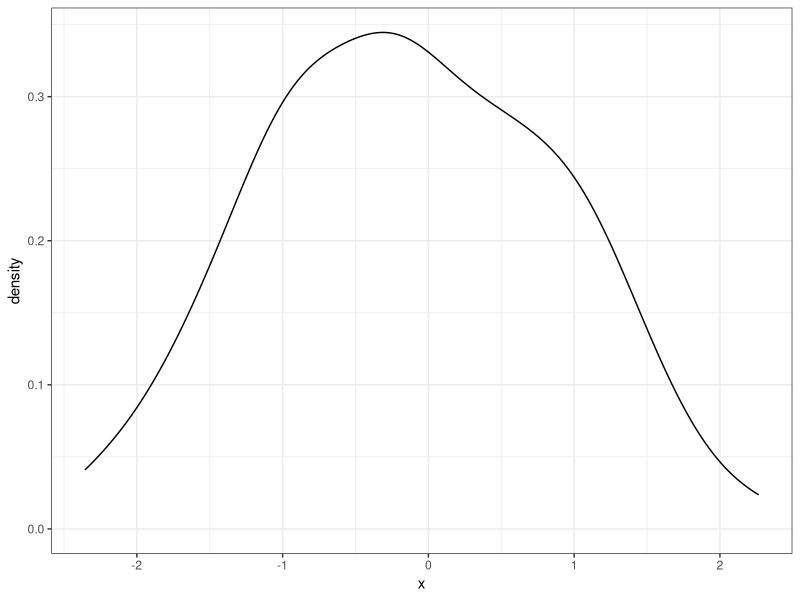
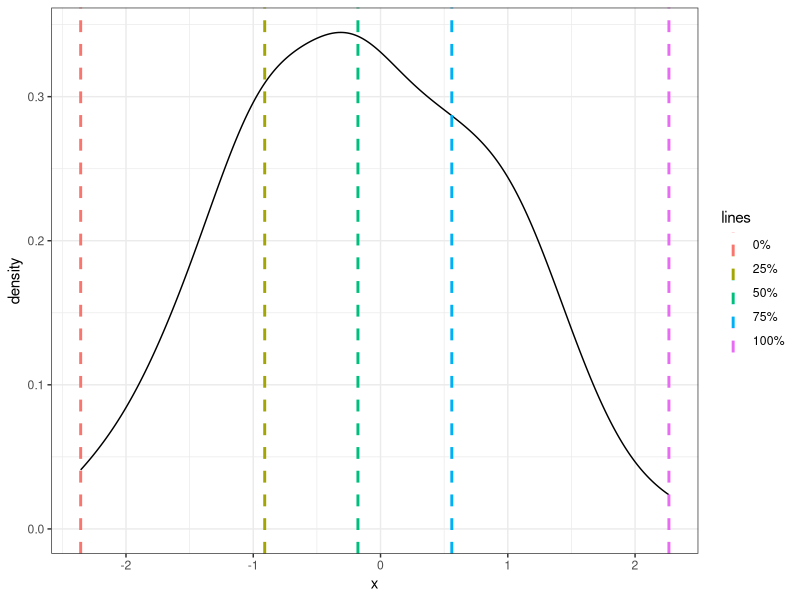

Recreate these plots in R, in order.
# Clear workspace
# ------------------------------------------------------------------------------
rm(list=ls())

# Load libraries
# ------------------------------------------------------------------------------
library('tidyverse')
library('readr')
library('broom')

# Load data
# ------------------------------------------------------------------------------
my_data = read_delim(file = 'data/quantile_analysis.txt', delim = "\t")

# Visualise the data
# ------------------------------------------------------------------------------
my_data %>%
  ggplot(aes(x = x)) +
  geom_density() + 
  theme_bw()

# Perform a quantile anaylsis on the data
# ------------------------------------------------------------------------------
my_quantiles = my_data %>%
  select(x) %>%
  as_vector %>%
  quantile(seq(from = 0, to = 1, by = 0.25)) %>%
  tidy %>%
  rename(lines=names) %>% 
  mutate(lines=factor(lines, levels = c('0%','25%','50%','75%','100%')))
print(my_quantiles)

# Visualise the data including the quantiles
# ------------------------------------------------------------------------------
p1 = my_data %>%
  ggplot(aes(x = x)) +
  geom_density() + 
  geom_vline(aes(xintercept = x, colour = lines),
             data = my_quantiles, linetype = 'dashed', lwd = 1) +
  theme_bw()
print(p1)
